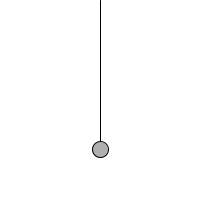
Frame 1 (no input)
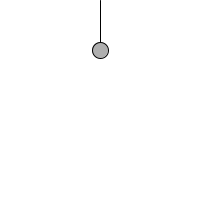
Frame 60 (the mouse pressed at the canvas centre just before this capture)
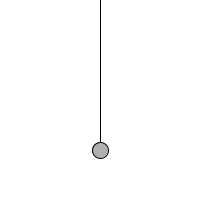
Frame 120 (the mouse held since frame 60 and released just before this capture)

The Processing sketch that drew these frames (run headless with seeded random() and noise(); from frame 60 on, the mouse is pressed at the canvas centre):

// Processing sketch: e06
// ── e06.pde
void setup() {
  size(200,200);
}

void draw() {
  float x = width/2;
  float y = map(cos(TWO_PI*frameCount/120),-1,1,50,150);
  
  background(255);
  stroke(0);
  fill(175);
  line(x,0,x,y);
  ellipse(x,y,16,16);
}
